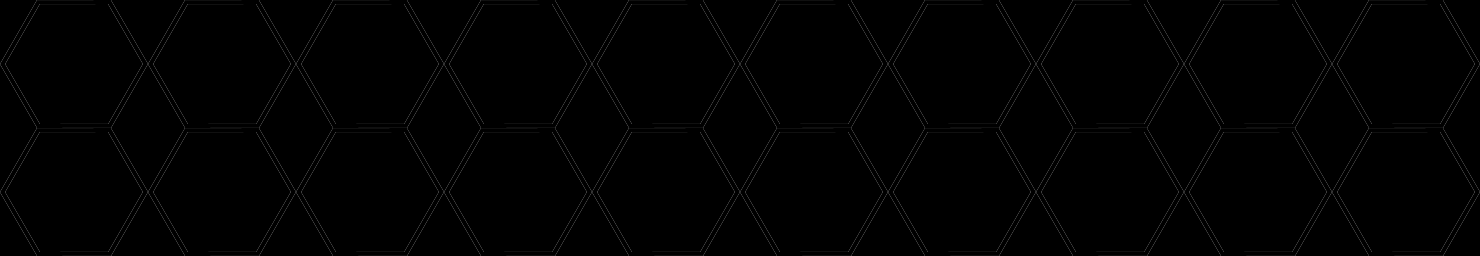

Rendered tile map (Tiled .tmx) drawn with the repository's tilesets; below, a short description and the full map source, tile grids included:
An orthogonal 10x2 tile map with 148x128 px tiles, 1 tile layer (Calque de Tile 1).

<map version="1.0" tiledversion="1.1.3" orientation="orthogonal" renderorder="right-down" width="10" height="2" tilewidth="148" tileheight="128" infinite="0" nextobjectid="1">
 <tileset firstgid="1" source="TileSet.tsx" />
 <layer name="Calque de Tile 1" width="10" height="2">
  <data encoding="csv">
1,1,1,1,1,1,1,1,1,1,
1,1,1,1,1,1,1,1,1,1
</data>
 </layer>
</map>
